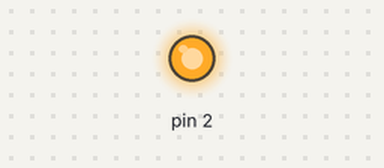
A sketch run on a simulated Arduino Uno, built with avr-gcc and run on an emulated ATmega328P. Shown: output pins drawn as LEDs (lit = HIGH).

Above: at 0.5 s.
At 4.5 s:
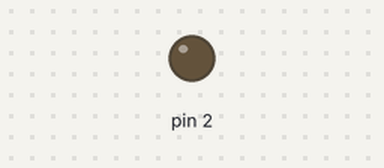
Timing chart, 0 to 6.9 s (numbered marks = the images above):
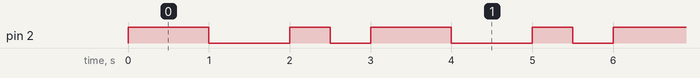

Measured:
- by itself, pin 2: repeats every 3.0 s: LOW 1.0 s, HIGH 0.50 s, LOW 0.50 s, HIGH 1.0 s
- by itself, everything shown: repeats every 3.0 s, in 4 steps

The sketch:

Task_2.ino
```cpp
void setup() {
  pinMode(2, OUTPUT);// 2pin на вихід
}

void loop() {
  digitalWrite(2, HIGH);//Вмикаємо
  delay(1000);// чекаємо 1с
  digitalWrite(2, LOW);//вимикаємо
  delay(1000);// пауза на 1с

  digitalWrite(2, HIGH);
  delay(500);
  digitalWrite(2, LOW);
  delay(500);
}
```
